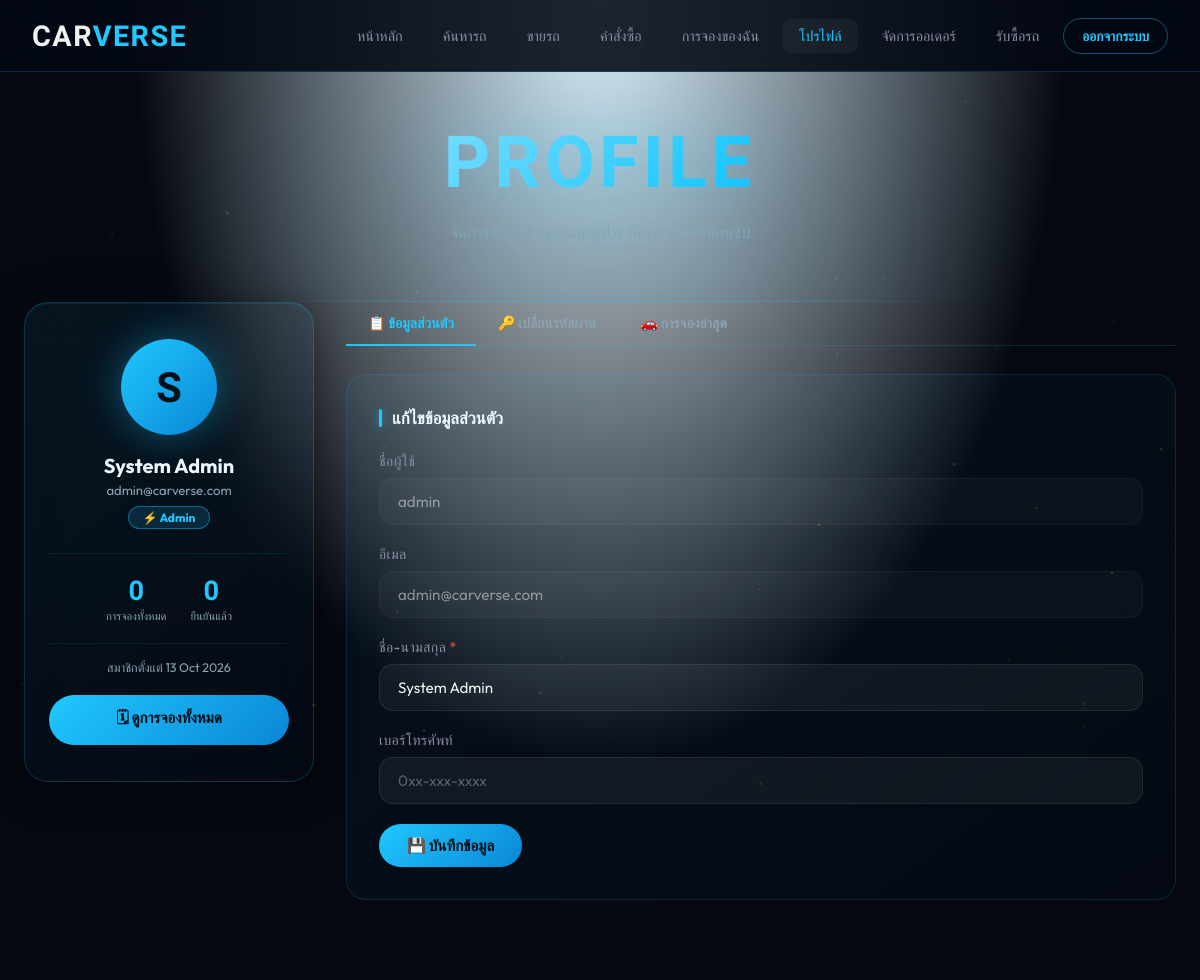
The app's page /profile.php (signed in) with its own data.
### tables this page shows
CREATE TABLE IF NOT EXISTS users (
    user_id     INT UNSIGNED AUTO_INCREMENT PRIMARY KEY,
    username    VARCHAR(50)  NOT NULL UNIQUE,
    email       VARCHAR(100) NOT NULL UNIQUE,
    password    VARCHAR(255) NOT NULL,
    full_name   VARCHAR(100) NOT NULL,
    phone       VARCHAR(20)  DEFAULT NULL,
    role        ENUM('user','admin') DEFAULT 'user',
    avatar      VARCHAR(255) DEFAULT NULL,
    is_active   TINYINT(1)   DEFAULT 1,
    created_at  DATETIME     DEFAULT CURRENT_TIMESTAMP,
    updated_at  DATETIME     DEFAULT CURRENT_TIMESTAMP ON UPDATE CURRENT_TIMESTAMP
);

### profile.php (the view, shortened to what this page needs)
<?php
require_once 'includes/db.php';
$uid     = $_SESSION['user_id'];
$stmt = $pdo->prepare("SELECT * FROM users WHERE user_id = ?");
$stmt->execute([$uid]);
$user = $stmt->fetch();
$cntAll = $pdo->prepare("SELECT COUNT(*) FROM test_drive_bookings WHERE user_id=?");
$cntAll->execute([$uid]); $totalBook = $cntAll->fetchColumn();
$cntConf = $pdo->prepare("SELECT COUNT(*) FROM test_drive_bookings WHERE user_id=? AND status='confirmed'");
$cntConf->execute([$uid]); $confirmedBook = $cntConf->fetchColumn();
require 'includes/user_header.php';
?>
  <div class="profile-grid">
    <aside class="profile-card">
      <div class="avatar-ring"><?= mb_strtoupper(mb_substr($user['full_name'], 0, 1, 'UTF-8')) ?></div>
      <div class="profile-name"><?= htmlspecialchars($user['full_name']) ?></div>
      <div class="profile-email"><?= htmlspecialchars($user['email']) ?></div>
      <div style="margin-top:8px;">
        <span class="profile-role"><?= $user['role'] === 'admin' ? '⚡ Admin' : '👤 Member' ?></span>
      </div>
      <div class="profile-stat">
        <div class="pstat"><div class="pstat-num"><?= $totalBook ?></div><div class="pstat-lbl">การจองทั้งหมด</div></div>
        <div class="pstat"><div class="pstat-num"><?= $confirmedBook ?></div><div class="pstat-lbl">ยืนยันแล้ว</div></div>
      </div>
      <div class="member-since">สมาชิกตั้งแต่ <?= date('d M Y', strtotime($user['created_at'])) ?></div>
      <div style="margin-top:20px;">
        <a href="my_bookings.php" class="btn btn-primary btn-full" style="display:flex;justify-content:center;text-decoration:none;margin-top:0;">
          🗓 ดูการจองทั้งหมด
        </a>
      </div>
    </aside>
    <main>
      <div class="tab-bar">
        <button class="tab-btn active" onclick="switchTab('info',this)">📋 ข้อมูลส่วนตัว</button>
        <button class="tab-btn" onclick="switchTab('password',this)">🔑 เปลี่ยนรหัสผ่าน</button>
        <button class="tab-btn" onclick="switchTab('bookings',this)">🚗 การจองล่าสุด</button>
      </div>
      <div id="tab-info" class="tab-panel active">
        <div class="panel-box">
          <div class="panel-title">แก้ไขข้อมูลส่วนตัว</div>
          <form method="POST">
            <div class="form-group">
              <label class="form-label">ชื่อผู้ใช้</label>
              <input type="text" class="form-control" value="<?= htmlspecialchars($user['username']) ?>" disabled style="opacity:.5;cursor:not-allowed;">
            </div>
            <div class="form-group">
              <label class="form-label">อีเมล</label>
              <input type="email" class="form-control" value="<?= htmlspecialchars($user['email']) ?>" disabled style="opacity:.5;cursor:not-allowed;">
            </div>
            <div class="form-group">
              <label class="form-label">ชื่อ-นามสกุล <span style="color:#e74c3c;">*</span></label>
              <input type="text" name="full_name" class="form-control" value="<?= htmlspecialchars($user['full_name']) ?>" required>
            </div>
            <div class="form-group">
              <label class="form-label">เบอร์โทรศัพท์</label>
              <input type="text" name="phone" class="form-control" placeholder="0xx-xxx-xxxx" value="<?= htmlspecialchars($user['phone'] ?? '') ?>">
            </div>
            <button type="submit" class="btn btn-primary">💾 บันทึกข้อมูล</button>
          </form>
        </div>
      </div>
    </main>
  </div>
</div>
<?php require 'includes/user_footer.php'; ?>

### assets/css/style.css (style rules this page uses)
:root { --clr-bg: #050810; --clr-surface: #0d1117; --clr-glass: rgba(255,255,255,0.04); --clr-glass-hov: rgba(255,255,255,0.08); --clr-border: rgba(255,255,255,0.08); --clr-accent: #e8b84b; --clr-accent2: #c0392b; --clr-blue: #1a6cf5; --clr-text: #f0f0f0; --clr-muted: #8a8fa8; --clr-success: #27ae60; --clr-danger: #e74c3c; --clr-warning: #f39c12; --grad-gold: linear-gradient(135deg, #e8b84b 0%, #f5d06a 50%, #c49a2a 100%); --grad-hero: linear-gradient(135deg, #050810 0%, #0d1b40 50%, #050810 100%); --grad-card: linear-gradient(145deg, rgba(255,255,255,0.06) 0%, rgba(255,255,255,0.01) 100%); --grad-red: linear-gradient(135deg, #c0392b, #e74c3c); --font-body: 'Outfit', sans-serif; --font-head: 'Rajdhani', sans-serif; --radius-sm: 8px; --radius-md: 14px; --radius-lg: 24px; --radius-xl: 40px; --shadow-card: 0 8px 32px rgba(0,0,0,0.5); --shadow-glow: 0 0 40px rgba(232,184,75,0.25); --shadow-glow2: 0 0 60px rgba(26,108,245,0.2); --ease: cubic-bezier(0.4, 0, 0.2, 1); --dur-fast: 150ms; --dur-mid: 300ms; --dur-slow: 600ms; }
*, *::before, *::after { box-sizing: border-box; margin: 0; padding: 0; }
html { scroll-behavior: smooth; font-size: 16px; }
body { font-family: var(--font-body); background: var(--clr-bg); color: var(--clr-text); min-height: 100vh; overflow-x: hidden; -webkit-font-smoothing: antialiased; }
a { text-decoration: none; color: inherit; }
button, input, select, textarea { font-family: inherit; }
.btn { display: inline-flex; align-items: center; gap: 8px; padding: 12px 28px; border: none; border-radius: var(--radius-xl); font-size: 0.95rem; font-weight: 600; cursor: pointer; transition: all var(--dur-mid) var(--ease); position: relative; overflow: hidden; }
.btn::before { content: ''; position: absolute; inset: 0; background: rgba(255,255,255,0.1); opacity: 0; transition: opacity var(--dur-fast); }
.btn-primary { background: var(--grad-gold); color: #0a0a0a; }
.btn-full { width: 100%; justify-content: center; }
.form-group { margin-bottom: 20px; }
.form-label { display: block; margin-bottom: 8px; font-size: 0.875rem; font-weight: 500; color: var(--clr-muted); letter-spacing: 0.03em; }
.form-control { width: 100%; padding: 13px 18px; background: rgba(255,255,255,0.05); border: 1.5px solid var(--clr-border); border-radius: var(--radius-md); color: var(--clr-text); font-size: 0.95rem; transition: all var(--dur-fast); outline: none; }
.form-control::placeholder { color: var(--clr-muted); opacity: 0.6; }

### assets/css/search.css (style rules this page uses)
body { --clr-accent: #1fc8ff; --clr-accent2: #0b86d6; --grad-gold: linear-gradient(135deg, #1fc8ff 0%, #5ee2ff 50%, #0b86d6 100%); --shadow-glow: 0 0 40px rgba(31,200,255,0.25); background: radial-gradient(ellipse at 50% 0%, rgba(11,134,214,0.1) 0%, #050810 55%); }
.btn-primary { background: linear-gradient(135deg, #1fc8ff 0%, #0b86d6 100%); color: #001018; font-weight: 700; }

### records on screen
users: full_name "S", full_name "System Admin", email "admin@carverse.com", created_at "13 Oct 2026", username "admin"

### other values on screen
$pageHeading "PROFILE"
$pageDesc "จัดการข้อมูลส่วนตัวและดูประวัติการจองทดสอบขับ"
$totalBook "0"
$confirmedBook "0"
